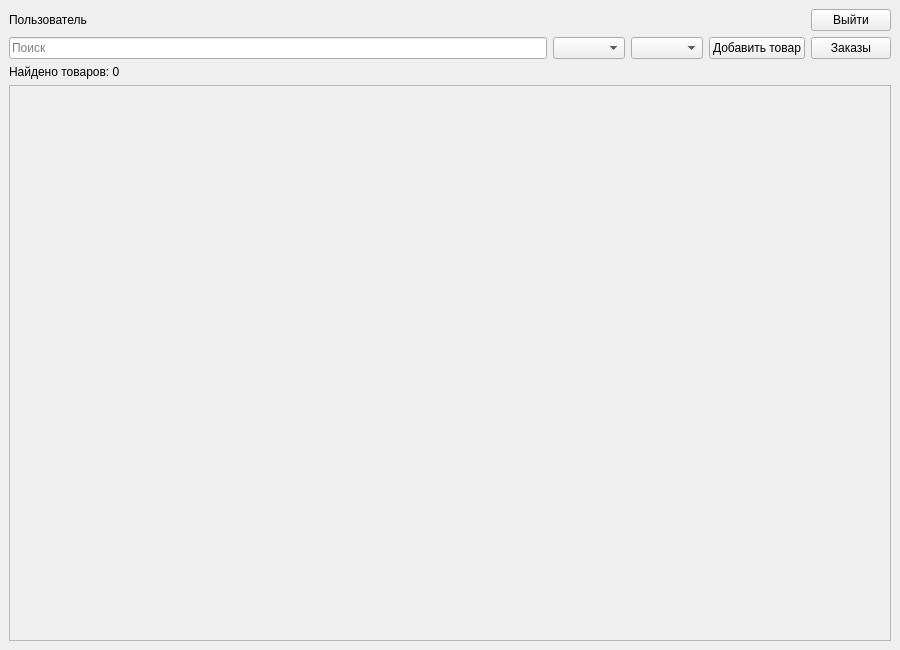
<?xml version="1.0" encoding="UTF-8"?>
<ui version="4.0"><class>Products</class><widget class="QMainWindow" name="Products">
<property name="windowTitle"><string>Товары</string></property>
<property name="minimumSize"><size><width>900</width><height>650</height></size></property>
<widget class="QWidget" name="centralwidget"><layout class="QVBoxLayout" name="verticalLayout">
<item><layout class="QHBoxLayout" name="topLayout">
<item><widget class="QLabel" name="userLabel"><property name="text"><string>Пользователь</string></property></widget></item>
<item><spacer name="horizontalSpacer"><property name="orientation"><enum>Qt::Orientation::Horizontal</enum></property><property name="sizeHint" stdset="0"><size><width>40</width><height>20</height></size></property></spacer></item>
<item><widget class="QPushButton" name="exitButton"><property name="text"><string>Выйти</string></property></widget></item>
</layout></item>
<item><layout class="QHBoxLayout" name="filterLayout">
<item><widget class="QLineEdit" name="searchEdit"><property name="placeholderText"><string>Поиск</string></property></widget></item>
<item><widget class="QComboBox" name="supplierBox"/></item>
<item><widget class="QComboBox" name="sortBox"/></item>
<item><widget class="QPushButton" name="addButton"><property name="text"><string>Добавить товар</string></property></widget></item>
<item><widget class="QPushButton" name="ordersButton"><property name="text"><string>Заказы</string></property></widget></item>
</layout></item>
<item><widget class="QLabel" name="countLabel"><property name="text"><string>Найдено товаров: 0</string></property></widget></item>
<item><widget class="QScrollArea" name="scrollArea"><property name="widgetResizable"><bool>true</bool></property>
<widget class="QWidget" name="scrollAreaWidgetContents"><layout class="QVBoxLayout" name="productsLayout"/></widget></widget></item>
</layout></widget></widget><resources/><connections/></ui>
